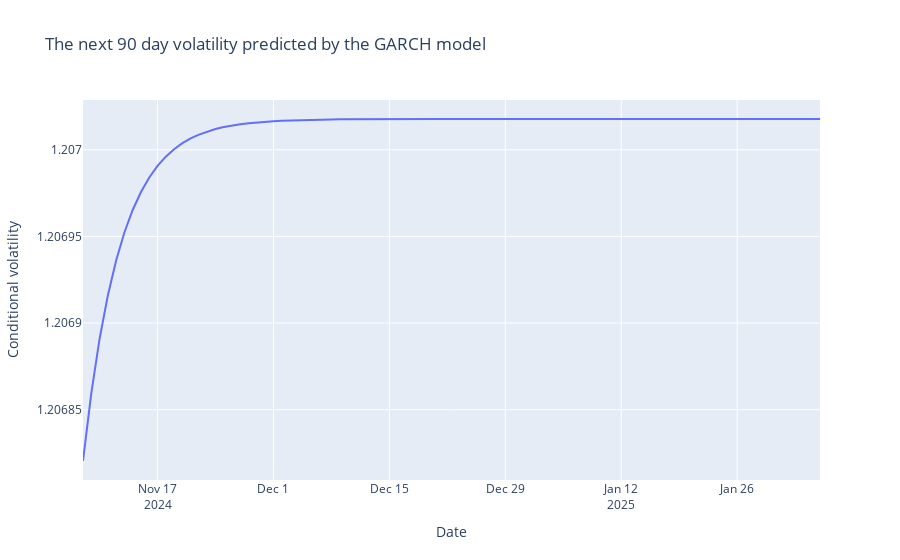

Notebook source saved alongside this figure:
### Code cell
from arch import arch_model

# Build GARCH model
am = arch_model(stock_price['log_return']*100, vol='GARCH', p=1, q=1)
res = am.fit(disp='off')

# Predict the volatility of next 30 days
forecast = res.forecast(horizon=90)

# Extract the variance of the prediction
variance = forecast.variance.values[-1,:]

# Calculation of conditional standard deviation (volatility)
cond_vol = np.sqrt(variance)

# Create date index
forecast_index = pd.date_range(start=stock_price.index[-1], periods=90, freq='D')

# Assuming forecast_index and cond_vol are defined as in the previous context
fig = px.line(x=forecast_index, y=cond_vol, labels={'x': 'Date', 'y': 'Conditional volatility'}, 
              title='The next 90 day volatility predicted by the GARCH model')
fig.show()
